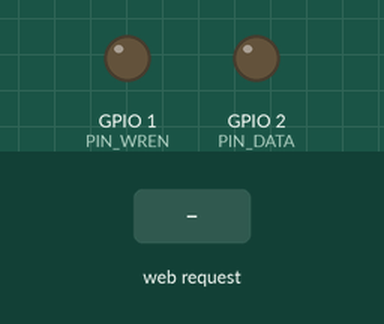
Simulated run of this sketch. Board: ESP8266 (NodeMCU). On the bench: output pins drawn as LEDs (lit = HIGH). Dashed ring = blinking. The inputs (shaded band) are chosen by the test bench. Pins used as bus, display or sensor lines are not drawn.

Above: at 1.2 s.
1.3 s: HTTP request GET /program received
At 1.7 s:
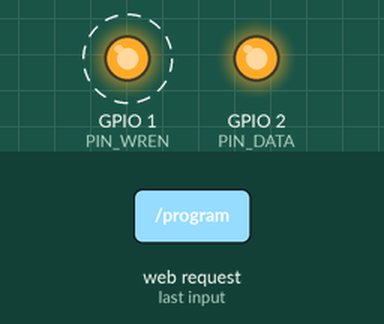
At 2.4 s:
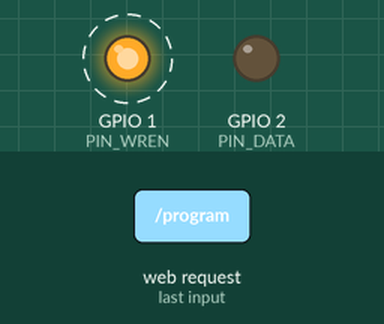
Timing chart, 0 to 5.8 s (numbered marks = the images above; inputs shaded):
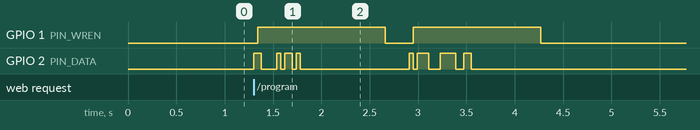

The sketch:

esp8266_configurer.ino
```cpp
#include <ESP8266WiFi.h>
#include <WiFiClient.h>
#include <ESP8266WebServer.h>
#include <ESP8266mDNS.h>

IPAddress local_IP(192,168,1,1);
IPAddress gateway(192,168,1,1);
IPAddress subnet(255,255,255,0);

ESP8266WebServer server(80);

#define PIN_WREN 1
#define PIN_CLK 0
#define PIN_DATA 2

String readStringz = "Usage: /configure?io=850&clk=20000";
int reconfigureIOEdge = 720;
int reconfigureCLKEdge = 13255;

void handleRoot()
{
  server.send(200,"text/plain",readStringz);
}

void handleConfigure()
{
  int i = 0;
  String outMsg = "<html><pre>";
  for(i = 0;i < server.args();i++)
  {
    if(server.argName(i) == "io")
    {
      reconfigureIOEdge = atoi(server.arg(i).c_str());
      outMsg += "IO:" + server.arg(i) + "\n";
    }
    else if(server.argName(i) == "clk")
    {
      reconfigureCLKEdge = atoi(server.arg(i).c_str());
      outMsg += "CLK:" + server.arg(i) + "\n";
    }
  }
  outMsg += "</pre></html>";
  server.send(200,"text/html",outMsg);
}

void pulseHigh()
{
  digitalWrite(PIN_CLK,0);
  digitalWrite(PIN_DATA,1);
  delay(20);
  digitalWrite(PIN_CLK,1);
  delay(20);
}

void pulseLow()
{
  digitalWrite(PIN_CLK,0);
  digitalWrite(PIN_DATA,0);
  delay(20);
  digitalWrite(PIN_CLK,1);
  delay(20);
}

void handleProgram()
{
  int i = 0;
  server.send(200,"text/plain","programming!");
  pulseHigh(); // to avoid multi driving a net.
  digitalWrite(PIN_WREN,1);
  pulseHigh();
  int internal_reconfigureIOEdge = reconfigureIOEdge;
  for(i = 0;i < 32; i++)
  {
    if(internal_reconfigureIOEdge % 2 == 0)
    {
      pulseLow();
    }
    else
    {
      pulseHigh();
    }
    internal_reconfigureIOEdge = internal_reconfigureIOEdge >> 1;
  }
  digitalWrite(PIN_WREN,0);
  delay(250);

  int internal_reconfigureCLKEdge = reconfigureCLKEdge;
  pulseHigh();
  digitalWrite(PIN_WREN,1);
  pulseLow();
  for(i = 0;i < 32; i++)
  {
    if(internal_reconfigureCLKEdge % 2 == 0)
    {
      pulseLow();
    }
    else
    {
      pulseHigh();
    }
    internal_reconfigureCLKEdge = internal_reconfigureCLKEdge >> 1;
  }
  digitalWrite(PIN_WREN,0);
}

void handleNotFound()
{
  server.send(200,"text/plain","page not found");
}

void setup()
{
  // 3-wire bit-bang interface.
  pinMode(PIN_WREN,OUTPUT);
  pinMode(PIN_CLK,OUTPUT);
  pinMode(PIN_DATA,OUTPUT);
  WiFi.softAPConfig(local_IP, gateway, subnet);
  WiFi.softAP("FPGA Config.","TESTPASSWORDWHATEVER");
  WiFi.softAPIP();

  server.on("/", handleRoot);
  server.on("/configure", handleConfigure);
  server.on("/program", handleProgram);
  server.onNotFound(handleNotFound);
  server.begin();
}

void loop()
{
  server.handleClient();
}
```

Measured:
- after the input at 1.3 s, GPIO 1 (PIN_WREN): alternates HIGH for 1.3 s and LOW for 0.29 s, 4 changes in all, then stays LOW, starting at once
